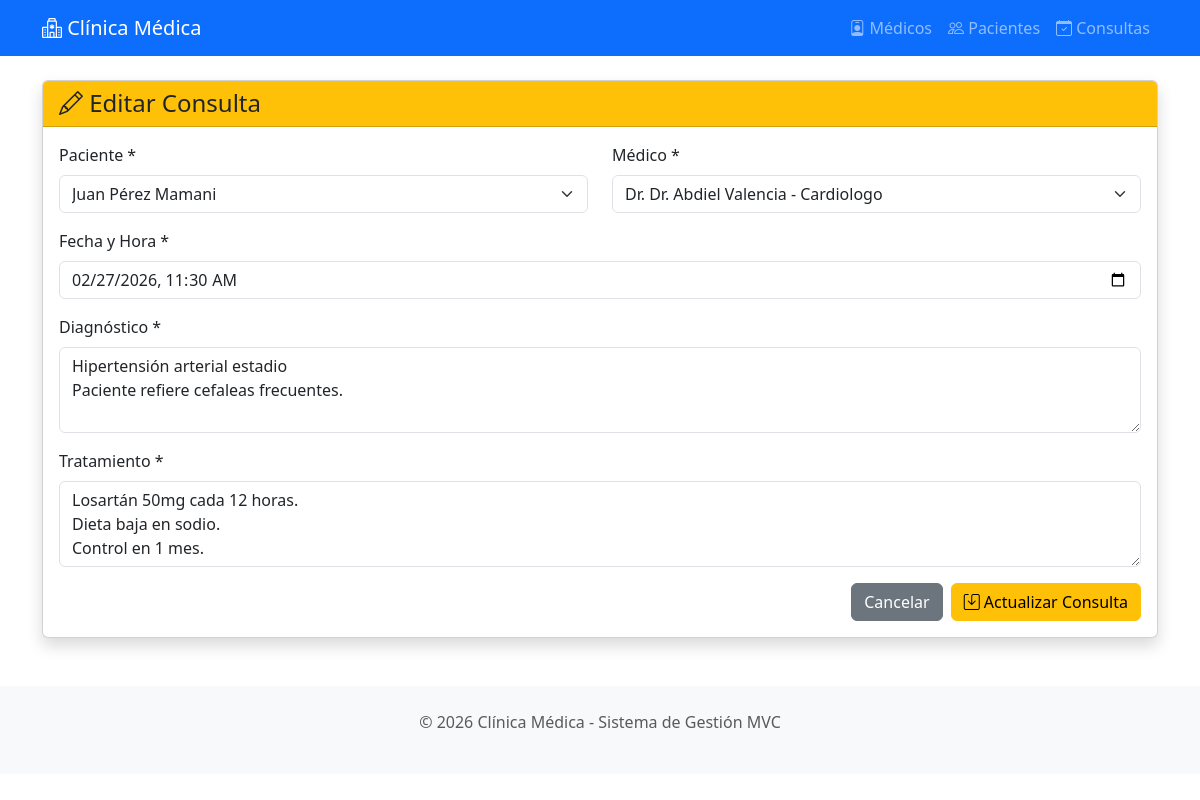
The app's page /consultas/edit/1 with its own data.
### models/consultas.py (models this page shows, shortened)
class Consulta(db.Model):
    __tablename__ = 'consultas'
    id_consulta = db.Column(db.Integer, primary_key=True)
    fecha = db.Column(db.DateTime, nullable=False, default=datetime.utcnow)
    diagnostico = db.Column(db.Text, nullable=False)
    tratamiento = db.Column(db.Text, nullable=False)
    id_medico = db.Column(db.Integer, db.ForeignKey('medicos.id_medico'), nullable=False)
    id_paciente = db.Column(db.Integer, db.ForeignKey('pacientes.id_paciente'), nullable=False)

### models/pacientes.py (models this page shows, shortened)
class Paciente(db.Model):
    __tablename__ = 'pacientes'
    id_paciente = db.Column(db.Integer, primary_key=True)
    nombre = db.Column(db.String(100), nullable=False)
    edad = db.Column(db.Integer, nullable=False)
    direccion = db.Column(db.String(200), nullable=False)
    telefono = db.Column(db.String(20), nullable=False)
    fecha_registro = db.Column(db.DateTime, default=datetime.utcnow)
    consultas = db.relationship('Consulta', backref='paciente', lazy=True, cascade='all, delete-orphan')
    def delete(self):
        """Elimina el paciente de la base de datos"""
        db.session.delete(self)
        db.session.commit()

### controllers/consulta_controller.py (the view, shortened to what this page needs)
@consulta_bp.route('/edit/<int:id>', methods=['GET', 'POST'])
def edit(id):
    consulta = Consulta.query.get_or_404(id)
    return consulta_view.edit(consulta)

### views/consulta_view.py (called while the page is built)
def edit(consulta):
    medicos = Medico.query.all()
    pacientes = Paciente.query.all()
    return render_template('consultas/edit.html', consulta=consulta, medicos=medicos, pacientes=pacientes)

### templates/consultas/edit.html (shortened to what this page needs)
{% extends 'base.html' %}
{% block content %}
<div class="card shadow">
    <div class="card-header bg-warning">
        <h4 class="mb-0"><i class="bi bi-pencil"></i> Editar Consulta</h4>
    </div>
    <div class="card-body">
        <form method="POST" action="{{ url_for('consulta.edit', id=consulta.id_consulta) }}">
            <div class="row">
                <div class="col-md-6 mb-3">
                    <label for="id_paciente" class="form-label">Paciente *</label>
                    <select name="id_paciente" id="id_paciente" class="form-select" required>
                        {% for paciente in pacientes %}
                        <option value="{{ paciente.id_paciente }}"
                                {% if paciente.id_paciente == consulta.id_paciente %}selected{% endif %}>
                            {{ paciente.nombre }}
                        </option>
                        {% endfor %}
                    </select>
                </div>
                <div class="col-md-6 mb-3">
                    <label for="id_medico" class="form-label">Médico *</label>
                    <select name="id_medico" id="id_medico" class="form-select" required>
                        {% for medico in medicos %}
                        <option value="{{ medico.id_medico }}"
                                {% if medico.id_medico == consulta.id_medico %}selected{% endif %}>
                            Dr. {{ medico.nombre }} - {{ medico.especialidad }}
                        </option>
                        {% endfor %}
                    </select>
                </div>
            </div>
            <div class="mb-3">
                <label for="fecha" class="form-label">Fecha y Hora *</label>
                <input type="datetime-local" class="form-control" id="fecha" name="fecha"
                       value="{{ consulta.fecha.strftime('%Y-%m-%dT%H:%M') }}" required>
            </div>
            <div class="mb-3">
                <label for="diagnostico" class="form-label">Diagnóstico *</label>
                <textarea class="form-control" id="diagnostico" name="diagnostico"
                          rows="3" required>{{ consulta.diagnostico }}</textarea>
            </div>
            <div class="mb-3">
                <label for="tratamiento" class="form-label">Tratamiento *</label>
                <textarea class="form-control" id="tratamiento" name="tratamiento"
                          rows="3" required>{{ consulta.tratamiento }}</textarea>
            </div>
            <div class="d-grid gap-2 d-md-flex justify-content-md-end">
                <a href="{{ url_for('consulta.index') }}" class="btn btn-secondary">Cancelar</a>
                <button type="submit" class="btn btn-warning">
                    <i class="bi bi-save"></i> Actualizar Consulta
                </button>
            </div>
        </form>
    </div>
</div>
{% endblock %}

### records on screen
Consulta: id_paciente "Juan Pérez Mamani", id_medico "Dr. Dr. Abdiel Valencia - Cardiologo", fecha "02/27/2026 11:30", diagnostico "Hipertensión arterial estadio Paciente refiere cefaleas frecuentes.", tratamiento "Losartán 50mg cada 12 horas. Dieta baja en sodio. Control en 1 mes."
